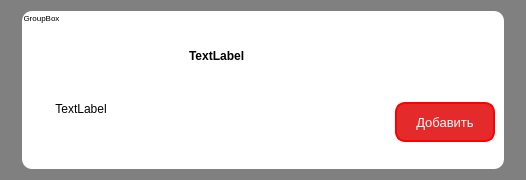
<?xml version="1.0" encoding="UTF-8"?>
<ui version="4.0">
 <class>item</class>
 <widget class="QWidget" name="item">
  <property name="geometry">
   <rect>
    <x>0</x>
    <y>0</y>
    <width>526</width>
    <height>180</height>
   </rect>
  </property>
  <property name="font">
   <font>
    <family>Arial</family>
    <pointsize>10</pointsize>
    <weight>75</weight>
    <bold>true</bold>
   </font>
  </property>
  <property name="windowTitle">
   <string>Form</string>
  </property>
  <property name="styleSheet">
   <string notr="true">background-color: gray;
border-radius: 10px;</string>
  </property>
  <layout class="QGridLayout" name="gridLayout">
   <item row="0" column="1">
    <widget class="QGroupBox" name="widget">
     <property name="font">
      <font>
       <family>Arial</family>
       <pointsize>6</pointsize>
       <weight>50</weight>
       <bold>false</bold>
      </font>
     </property>
     <property name="styleSheet">
      <string notr="true">border: white;
background-color: white;
</string>
     </property>
     <property name="title">
      <string>GroupBox</string>
     </property>
     <layout class="QGridLayout" name="gridLayout_2">
      <item row="1" column="7">
       <spacer name="horizontalSpacer_3">
        <property name="orientation">
         <enum>Qt::Horizontal</enum>
        </property>
        <property name="sizeHint" stdset="0">
         <size>
          <width>40</width>
          <height>20</height>
         </size>
        </property>
       </spacer>
      </item>
      <item row="1" column="5">
       <widget class="QLabel" name="label_2">
        <property name="sizePolicy">
         <sizepolicy hsizetype="Minimum" vsizetype="Maximum">
          <horstretch>0</horstretch>
          <verstretch>0</verstretch>
         </sizepolicy>
        </property>
        <property name="minimumSize">
         <size>
          <width>200</width>
          <height>0</height>
         </size>
        </property>
        <property name="maximumSize">
         <size>
          <width>600</width>
          <height>30</height>
         </size>
        </property>
        <property name="font">
         <font>
          <family>Arial</family>
          <weight>75</weight>
          <bold>true</bold>
         </font>
        </property>
        <property name="text">
         <string>TextLabel</string>
        </property>
       </widget>
      </item>
      <item row="1" column="2">
       <spacer name="horizontalSpacer_2">
        <property name="orientation">
         <enum>Qt::Horizontal</enum>
        </property>
        <property name="sizeHint" stdset="0">
         <size>
          <width>40</width>
          <height>20</height>
         </size>
        </property>
       </spacer>
      </item>
      <item row="1" column="4">
       <spacer name="horizontalSpacer">
        <property name="orientation">
         <enum>Qt::Horizontal</enum>
        </property>
        <property name="sizeType">
         <enum>QSizePolicy::Fixed</enum>
        </property>
        <property name="sizeHint" stdset="0">
         <size>
          <width>40</width>
          <height>20</height>
         </size>
        </property>
       </spacer>
      </item>
      <item row="2" column="7">
       <widget class="QPushButton" name="btn_add">
        <property name="sizePolicy">
         <sizepolicy hsizetype="Minimum" vsizetype="Maximum">
          <horstretch>0</horstretch>
          <verstretch>0</verstretch>
         </sizepolicy>
        </property>
        <property name="minimumSize">
         <size>
          <width>100</width>
          <height>40</height>
         </size>
        </property>
        <property name="font">
         <font>
          <family>Segoe UI</family>
          <pointsize>10</pointsize>
          <weight>50</weight>
          <bold>false</bold>
         </font>
        </property>
        <property name="styleSheet">
         <string notr="true">QPushButton {
background-color: #E42A2A;
border: 2px solid red;
border-radius: 10px;
color: white;
}

QPushButton:hover {
background-color: red;
border: 2px solid red;
}</string>
        </property>
        <property name="text">
         <string>Добавить</string>
        </property>
       </widget>
      </item>
      <item row="1" column="1" rowspan="2">
       <widget class="QLabel" name="label">
        <property name="sizePolicy">
         <sizepolicy hsizetype="Maximum" vsizetype="Maximum">
          <horstretch>0</horstretch>
          <verstretch>0</verstretch>
         </sizepolicy>
        </property>
        <property name="minimumSize">
         <size>
          <width>100</width>
          <height>100</height>
         </size>
        </property>
        <property name="maximumSize">
         <size>
          <width>60</width>
          <height>60</height>
         </size>
        </property>
        <property name="text">
         <string>TextLabel</string>
        </property>
        <property name="scaledContents">
         <bool>true</bool>
        </property>
        <property name="alignment">
         <set>Qt::AlignCenter</set>
        </property>
       </widget>
      </item>
     </layout>
    </widget>
   </item>
   <item row="0" column="0">
    <spacer name="horizontalSpacer_4">
     <property name="orientation">
      <enum>Qt::Horizontal</enum>
     </property>
     <property name="sizeHint" stdset="0">
      <size>
       <width>40</width>
       <height>20</height>
      </size>
     </property>
    </spacer>
   </item>
   <item row="0" column="3">
    <spacer name="horizontalSpacer_5">
     <property name="orientation">
      <enum>Qt::Horizontal</enum>
     </property>
     <property name="sizeHint" stdset="0">
      <size>
       <width>40</width>
       <height>20</height>
      </size>
     </property>
    </spacer>
   </item>
  </layout>
 </widget>
 <resources/>
 <connections/>
</ui>
